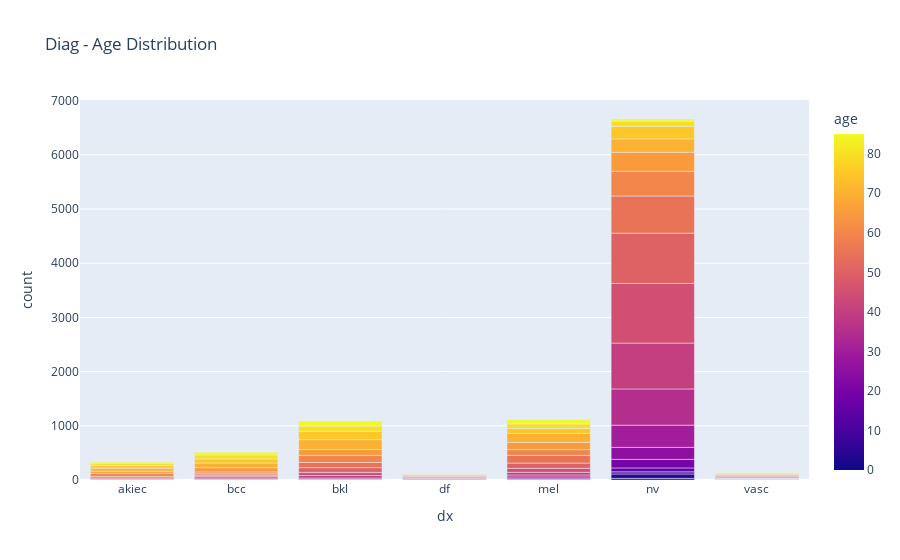

Notebook cell for this chart:
### Code cell
df_diag_sex_dist = df[['age','dx']].groupby(['dx','age']).size().reset_index().rename(columns={0:'count'})
fig = px.bar(df_diag_sex_dist, x="dx", y="count", color='age', title="Diag - Age Distribution")
fig.show()

### Figure 1 — Plotly figure (JSON) as saved in the notebook; plotly's stock layout.template omitted (floating-point values rounded to 4 significant figures)
{"data": [{"alignmentgroup": "True", "hovertemplate": "dx=%{x}<br>count=%{y}<br>age=%{marker.color}<extra></extra>", "legendgroup": "", "marker": {"color": [30, 40, 45, 50, 55, 60, 65, 70, 75, 80, 85, 20, 25, 30, 35, 40, 45, 50, 55, 60, 65, 70, 75, 80, 85, 0, 5, 30, 35, 40, 45, 50, 55, 60, 65, 70, 75, 80, 85, 25, 30, 35, 40, 45, 50, 55, 60, 65, 70, 75, 80, 5, 20, 25, 30, 35, 40, 45, 50, 55, 60, 65, 70, 75, 80, 85, 0, 5, 10, 15, 20, 25, 30, 35, 40, 45, 50, 55, 60, 65, 70, 75, 80, 85, 0, 5, 10, 15, 20, 25, 30, 35, 40, 45, 50, 55, 60, 65, 70, 75, 80, 85], "coloraxis": "coloraxis", "pattern": {"shape": ""}}, "name": "", "offsetgroup": "", "orientation": "v", "showlegend": false, "textposition": "auto", "type": "bar", "x": ["akiec", "akiec", "akiec", "akiec", "akiec", "akiec", "akiec", "akiec", "akiec", "akiec", "akiec", "bcc", "bcc", "bcc", "bcc", "bcc", "bcc", "bcc", "bcc", "bcc", "bcc", "bcc", "bcc", "bcc", "bcc", "bkl", "bkl", "bkl", "bkl", "bkl", "bkl", "bkl", "bkl", "bkl", "bkl", "bkl", "bkl", "bkl", "bkl", "df", "df", "df", "df", "df", "df", "df", "df", "df", "df", "df", "df", "mel", "mel", "mel", "mel", "mel", "mel", "mel", "mel", "mel", "mel", "mel", "mel", "mel", "mel", "mel", "nv", "nv", "nv", "nv", "nv", "nv", "nv", "nv", "nv", "nv", "nv", "nv", "nv", "nv", "nv", "nv", "nv", "nv", "vasc", "vasc", "vasc", "vasc", "vasc", "vasc", "vasc", "vasc", "vasc", "vasc", "vasc", "vasc", "vasc", "vasc", "vasc", "vasc", "vasc", "vasc"], "xaxis": "x", "y": [1, 9, 10, 19, 27, 58, 38, 56, 47, 37, 25, 1, 3, 4, 5, 23, 26, 27, 25, 35, 79, 85, 76, 73, 52, 5, 1, 6, 24, 46, 59, 87, 95, 131, 108, 183, 153, 98, 93, 2, 4, 12, 9, 14, 18, 13, 9, 18, 4, 9, 3, 1, 6, 16, 34, 36, 49, 74, 96, 142, 106, 133, 166, 91, 85, 76, 30, 81, 39, 73, 158, 221, 410, 668, 846, 1100, 928, 686, 454, 351, 248, 231, 97, 39, 4, 3, 2, 4, 4, 5, 5, 8, 3, 16, 12, 21, 10, 4, 14, 11, 11, 5], "yaxis": "y"}], "layout": {"barmode": "relative", "coloraxis": {"colorbar": {"title": {"text": "age"}}, "colorscale": [[0, "#0d0887"], [0.1111, "#46039f"], [0.2222, "#7201a8"], [0.3333, "#9c179e"], [0.4444, "#bd3786"], [0.5556, "#d8576b"], [0.6667, "#ed7953"], [0.7778, "#fb9f3a"], [0.8889, "#fdca26"], [1, "#f0f921"]]}, "legend": {"tracegroupgap": 0}, "title": {"text": "Diag - Age Distribution"}, "xaxis": {"anchor": "y", "domain": [0, 1], "title": {"text": "dx"}}, "yaxis": {"anchor": "x", "domain": [0, 1], "title": {"text": "count"}}}}
